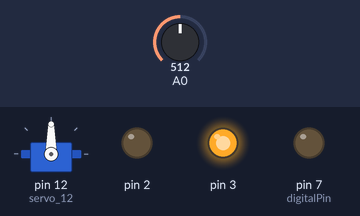
The sketch below on a simulated Arduino Uno, built with avr-gcc and run on an emulated ATmega328P. Shown: servo, output pins drawn as LEDs (lit = HIGH). The test bench sets the inputs (shaded band); at power-on: A0 = 512. What the sketch prints to the serial monitor is not drawn.

Above: at 2.8 s.
2.9 s: A0 set to 358
7.5 s: A0 set to 342
At 8.4 s:
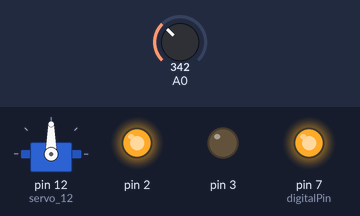
10.2 s: A0 set to 409
12.9 s: A0 set to 437
At 15.7 s:
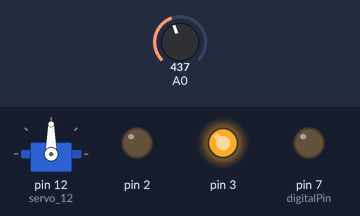
16.0 s: A0 set to 340
At 17.3 s:
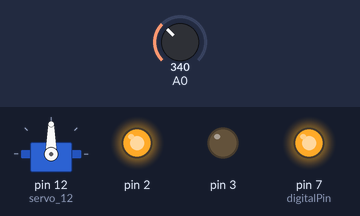
Timing chart, 0 to 19.0 s (numbered marks = the images above; inputs shaded):
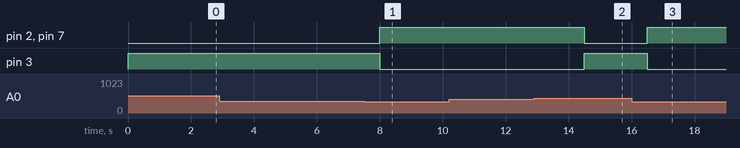

The sketch:

code.ino
```cpp
#include <Servo.h>
Servo servo_12;
int  Niveau;
int  max2;
int  min2;
int digitalPin = 7; // pour le relais
void ouvrir_la_porte() {
         servo_12.write(10);
          delay (1000);
                  }

void fermee() {
             servo_12.write(90);
               delay (1000);
               }
void min1() {
         digitalWrite(2,HIGH);
          digitalWrite(3,LOW);
          Serial.println("  , niveau inf a 50%  R");

              }

void max1() {
       digitalWrite(2,LOW);
        digitalWrite(3,HIGH);
         Serial.println(" ,niveau   sup a 50% V");

}

void setup()
{
  Niveau = 0;

  max2 = 427;

  min2 = 350;

  Serial.begin(9600);

   servo_12.attach(12);

  pinMode(2, OUTPUT);
  pinMode(3, OUTPUT);
  pinMode(digitalPin, OUTPUT);
}


void loop(){

       Niveau = analogRead(A0);
       Serial.print(Niveau);
       if (Niveau < min2) {
          min1();
          digitalWrite(digitalPin, HIGH);
          delay (500);

                       }


       if (Niveau > max2) {
           max1();
          digitalWrite(digitalPin, LOW);//La pompe est  arrête

                        }
 delay(2000);
 }
```

Measured:
- the behaviour switches between 350 and 349 on A0 (found by bisection; images 0 and 1)
- the behaviour switches between 427 and 428 on A0 (found by bisection; images 1 and 2)
- after the input at 2.9 s, every drawn part: stays the same
- after the input at 7.5 s, pin 2, pin 7 (digitalPin): LOW → HIGH after 0.50 s; pin 3: HIGH → LOW after 0.50 s
- after the input at 10.2 s, every drawn part: stays the same
- after the input at 12.9 s, pin 2, pin 7 (digitalPin): HIGH → LOW after 1.6 s; pin 3: LOW → HIGH after 1.6 s
- after the input at 16.0 s, pin 2, pin 7 (digitalPin): LOW → HIGH after 0.50 s; pin 3: HIGH → LOW after 0.50 s
